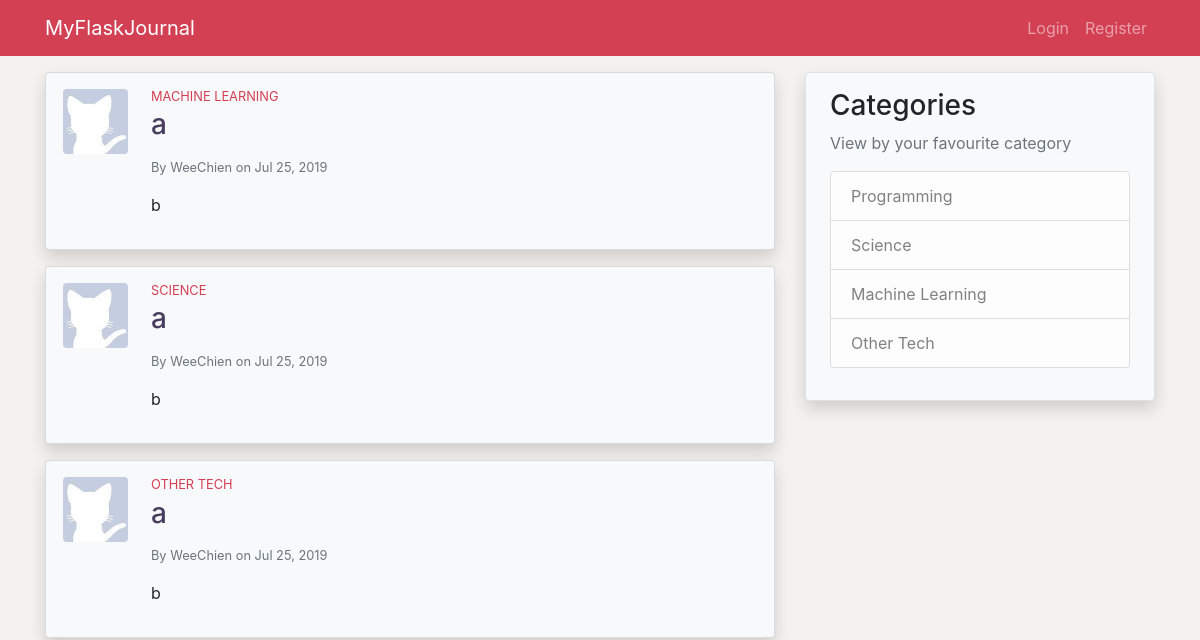
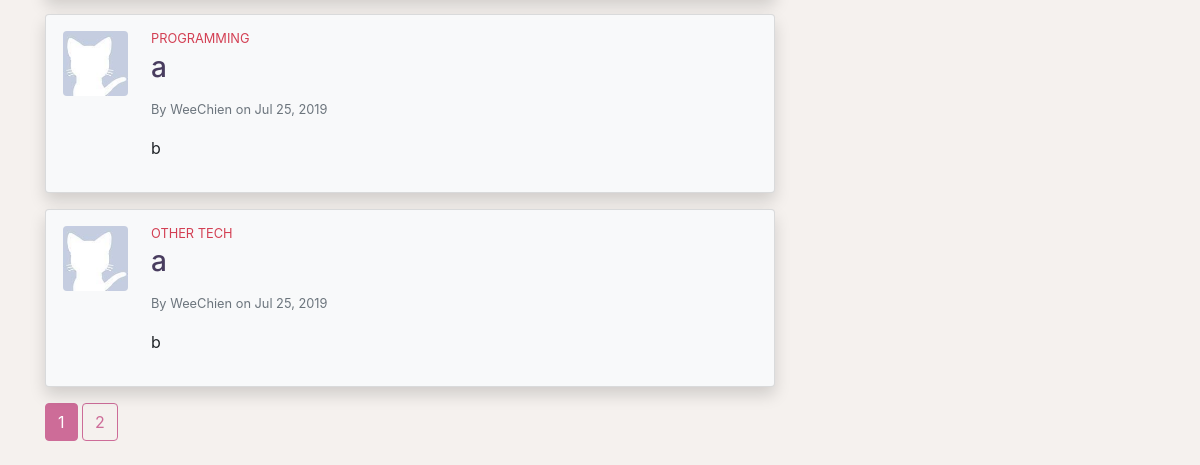
Page /home on the earlier database version (2 pictures, top to bottom).
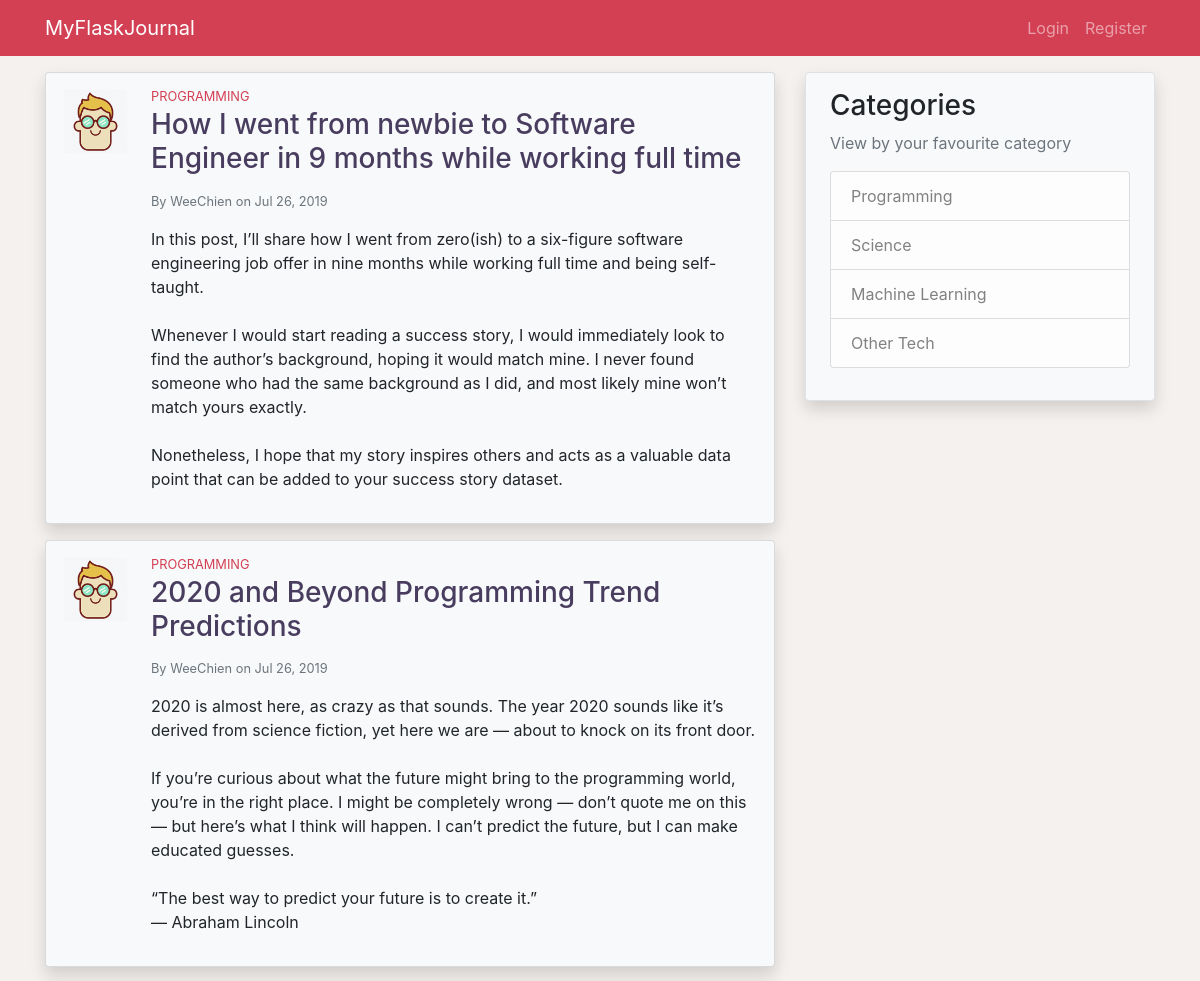
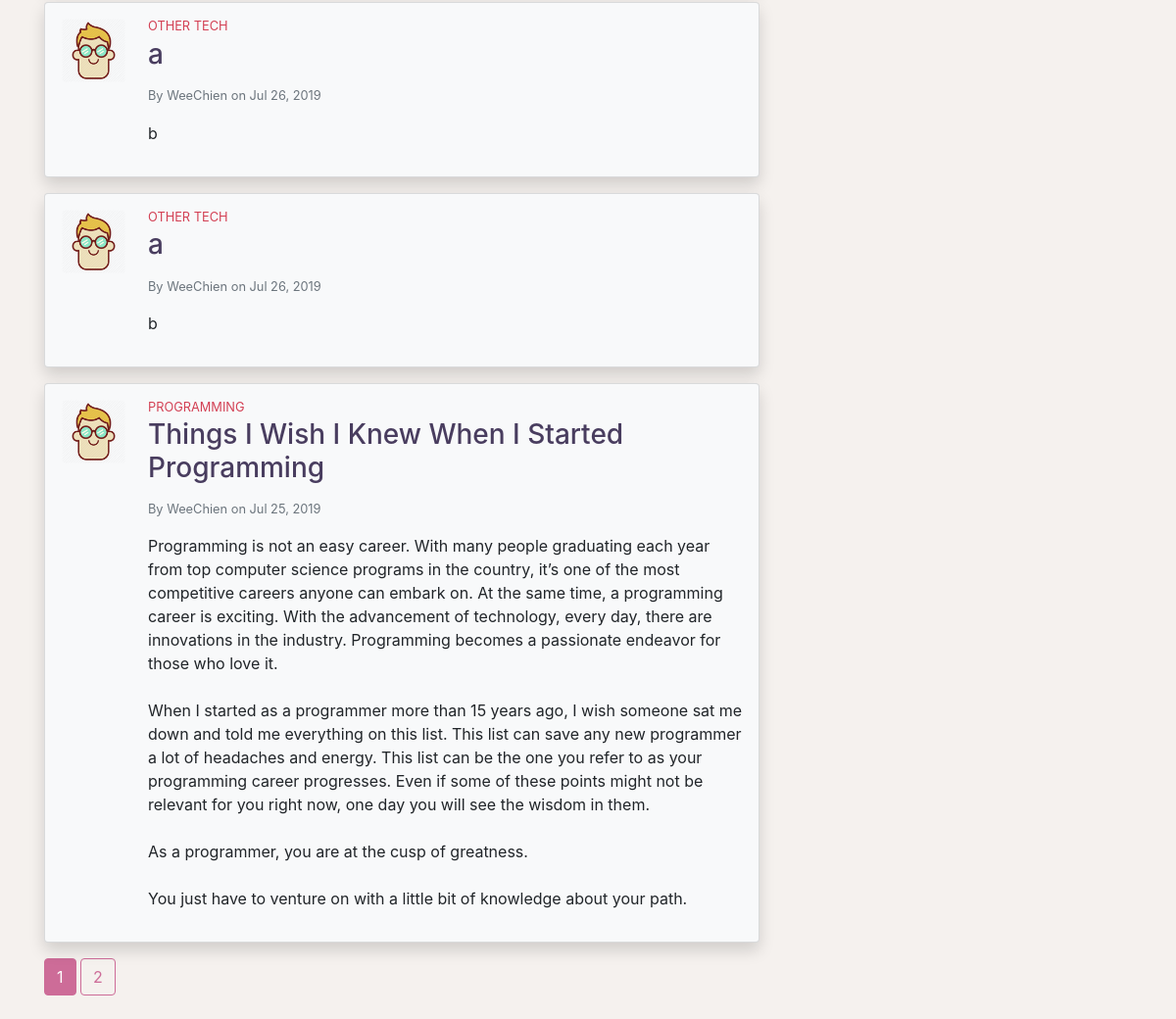
Same page on the later database version (2 pictures, top to bottom).
### application/models.py (models this page shows, shortened)
class Post(db.Model):
    id = db.Column(db.Integer, primary_key=True)
    title = db.Column(db.String(100), nullable=False)
    date_posted = db.Column(db.DateTime, nullable=False,
                            default=datetime.utcnow)
    content = db.Column(db.Text, nullable=False)
    category = db.Column(db.String(100), nullable=False)
    user_id = db.Column(db.Integer, db.ForeignKey('user.id'), nullable=False)

class User(db.Model, UserMixin):
    id = db.Column(db.Integer, primary_key=True)
    username = db.Column(db.String(20), unique=True, nullable=False)
    email = db.Column(db.String(120), unique=True, nullable=False)
    image_file = db.Column(db.String(20), nullable=False,
                           default='default.jpg')
    password = db.Column(db.String(60), nullable=False)
    posts = db.relationship('Post', backref='author', lazy=True)

### application/main/routes.py (the view)
@main.route('/')
@main.route('/home')
def index():
    page = request.args.get('page', 1, type=int)
    posts = Post.query.order_by(
        Post.date_posted.desc()).paginate(page=page, per_page=5)
    return render_template('index.html', title='Home', posts=posts)

### application/templates/index.html (shortened to what this page needs)
{% extends 'layout.html' %}
{% block content %}
    {% for post in posts.items %}
        <div class="card mb-3 p-3 shadow bg-light">
            <div class="row">
                <div class="ml-3 mb-3 pr-2">
                    <img src="{{ url_for('static', filename='profile_pics/' + post.author.image_file) }}" class="post-img rounded mx-md-auto d-block">
                </div>
                <div class="col">
                    <h6 class="post-category mb-1 small">
                    </h6>
                    <h3 class="post-title mb-3">
                        <a class="clean-a" href="{{ url_for('posts.post', post_id=post.id) }}">{{ post.title }}</a>
                    </h3>
                    <div class="text-muted small mb-3">
                        By <a class="clean-a" href="{{ url_for('users.user_posts', username=post.author.username) }}">{{ post.author.username }}</a>
                        on {{ post.date_posted.strftime('%b %d, %Y')}}
                    </div>
                    <p class="post-content">{{ post.content }}</p>
                </div>
            </div>
        </div>
    {% endfor %}
    {% for page_num in posts.iter_pages(left_edge=1, right_edge=1, left_current=1, right_current=2) %}
        {% if page_num %}
            {% if page_num == posts.page %}
                <a href="{{ url_for('main.index', page=page_num) }}" class="btn btn-info mb-4">{{ page_num }}</a>
            {% else %}
                <a href="{{ url_for('main.index', page=page_num) }}" class="btn btn-outline-info mb-4">{{ page_num }}</a>
            {% endif %}
        {% else %}
            ...
        {% endif %}
    {% endfor %}
{% endblock %}

### application/templates/layout.html (shortened to what this page needs)
<!DOCTYPE html>
<html lang="en">
<head>
    <link rel="stylesheet" href="https://stackpath.bootstrapcdn.com/bootstrap/4.3.1/css/bootstrap.min.css"
>
    <link rel="stylesheet" href="{{ url_for('static', filename='style.css') }}">
</head>
<body>
    <header>
        <nav class="navbar navbar-expand-lg navbar-dark sticky-top mb-3">
            <div class="container">
                <a class="navbar-brand" href="{{ url_for('main.index') }}">MyFlaskJournal</a>
                <div class="collapse navbar-collapse" id="navbarNav">
                    <ul class="navbar-nav ml-auto">
                        {% if current_user.is_authenticated %}
                            <li class="nav-item">
                                <a class="nav-link" href="{{ url_for('posts.new_post') }}">New Post</a>
                            </li>
                            <li class="nav-item">
                                <a class="nav-link" href="{{ url_for('users.account') }}">Account</a>
                            </li>
                            <li class="nav-item active">
                                <a class="nav-link" href="{{ url_for('users.logout') }}">Logout</a>
                            </li>
                        {% else %}
                            <li class="nav-item">
                                <a class="nav-link" href="{{ url_for('users.login') }}">Login</a>
                            </li>
                            <li class="nav-item">
                                <a class="nav-link" href="{{ url_for('users.register') }}">Register</a>
                            </li>
                        {% endif %}
                    </ul>
                </div>
            </div>
        </nav>
    </header>
    <main role="main" class="container">
        <div class="row">
            <div class="col-md-8">
                {% block content %}{% endblock %}
            </div>
            <div class="col-md-4">
                <div class="rounded bg-light shadow px-4 py-3 border">
                    <h3>Categories</h3>
                    <p class='text-muted'>View by your favourite category
                        <ul class="list-group">
                            <li class="list-group-item list-group-item-light">
                                <a href="{{ url_for('posts.category_posts', category='Programming') }}" class="clean-a">
                                    Programming
                                </a>
                            </li>
                            <li class="list-group-item list-group-item-light">
                                <a href="{{ url_for('posts.category_posts', category='Science') }}" class="clean-a">
                                    Science
                                </a>
                            </li>
                            <li class="list-group-item list-group-item-light">
                                <a href="{{ url_for('posts.category_posts', category='Machine Learning') }}" class="clean-a">
                                    Machine Learning
                                </a>
                            </li>
                            <li class="list-group-item list-group-item-light">
                                <a href="{{ url_for('posts.category_posts', category='Other Tech') }}" class="clean-a">
                                    Other Tech
                                </a>
                            </li>
                        </ul>
                    </p>
                </div>
            </div>
        </div>
    </main>
</body>
</html>

### application/static/style.css (style rules this page uses)
body { background-color: #F5F1EE; }
.navbar { background-color: #D34054; }
.post-img { height: 65px; width: 65px; }
.post-title { color: #493D5F; }
.post-category { color: #D34054; }
.post-content { white-space: pre-line; }
.clean-a { color: inherit; }
.btn-outline-info { color: #CD6C98; border-color: #CD6C98; }
.btn-info { background-color: #CD6C98; border-color: #CD6C98; }

Differences in the rows shown:
no longer on this page (row edited): Post: image_file (placeholder picture), category "SCIENCE", title "a", author.username "WeeChien", date_posted "Jul 25, 2019", content "b"
no longer on this page (row unchanged): Post: image_file (placeholder picture), category "OTHER TECH", title "a", author.username "WeeChien", date_posted "Jul 25, 2019", content "b"
no longer on this page (row unchanged): Post: image_file (placeholder picture), category "PROGRAMMING", title "a", author.username "WeeChien", date_posted "Jul 25, 2019", content "b"
no longer on this page (row edited): Post: image_file (placeholder picture), category "OTHER TECH", title "a", author.username "WeeChien", date_posted "Jul 25, 2019", content "b"
added Post: image_file (picture), category "PROGRAMMING", title "How I went from newbie to Software Engineer in 9 months while working full time", author.username "WeeChien", date_posted "Jul 26, 2019", content "In this post, I’ll share how I went from zero(ish) to a six-figure software engineering job offer in nine months while working full time and being self-taught. Whenever I would start reading a success story, I would immediately look to find the author’s background, hoping it would match mine. I never found someone who had the same background as I did, and most likely mine won’t match yours exactly. Nonetheless, I hope that my story inspires others and acts as a valuable data point that can be added to your success story dataset."
added Post: image_file (picture), category "PROGRAMMING", title "2020 and Beyond Programming Trend Predictions", author.username "WeeChien", date_posted "Jul 26, 2019", content "2020 is almost here, as crazy as that sounds. The year 2020 sounds like it’s derived from science fiction, yet here we are — about to knock on its front door. If you’re curious about what the future might bring to the programming world, you’re in the right place. I might be completely wrong — don’t quote me on this— but here’s what I think will happen. I can’t predict the future, but I can make educated guesses. “The best way to predict your future is to create it.” ― Abraham Lincoln"
added Post: image_file (picture), category "OTHER TECH", title "a", author.username "WeeChien", date_posted "Jul 26, 2019", content "b"
added Post: image_file (picture), category "OTHER TECH", title "a", author.username "WeeChien", date_posted "Jul 26, 2019", content "b"
changed Post: image_file: picture added in place of a placeholder; category "MACHINE LEARNING" → "PROGRAMMING"; title "a" → "Things I Wish I Knew When I Started Programming"; content "b" → "Programming is not an easy career. With many people graduating each year from top computer science programs in the country, it’s one of the most competitive careers anyone can embark on. At the same time, a programming career is exciting. With the advancement of technology, every day, there are innovations in the industry. Programming becomes a passionate endeavor for those who love it. When I started as a programmer more than 15 years ago, I wish someone sat me down and told me everything on this list. This list can save any new programmer a lot of headaches and energy. This list can be the one you refer to as your programming career progresses. Even if some of these points might not be…"
